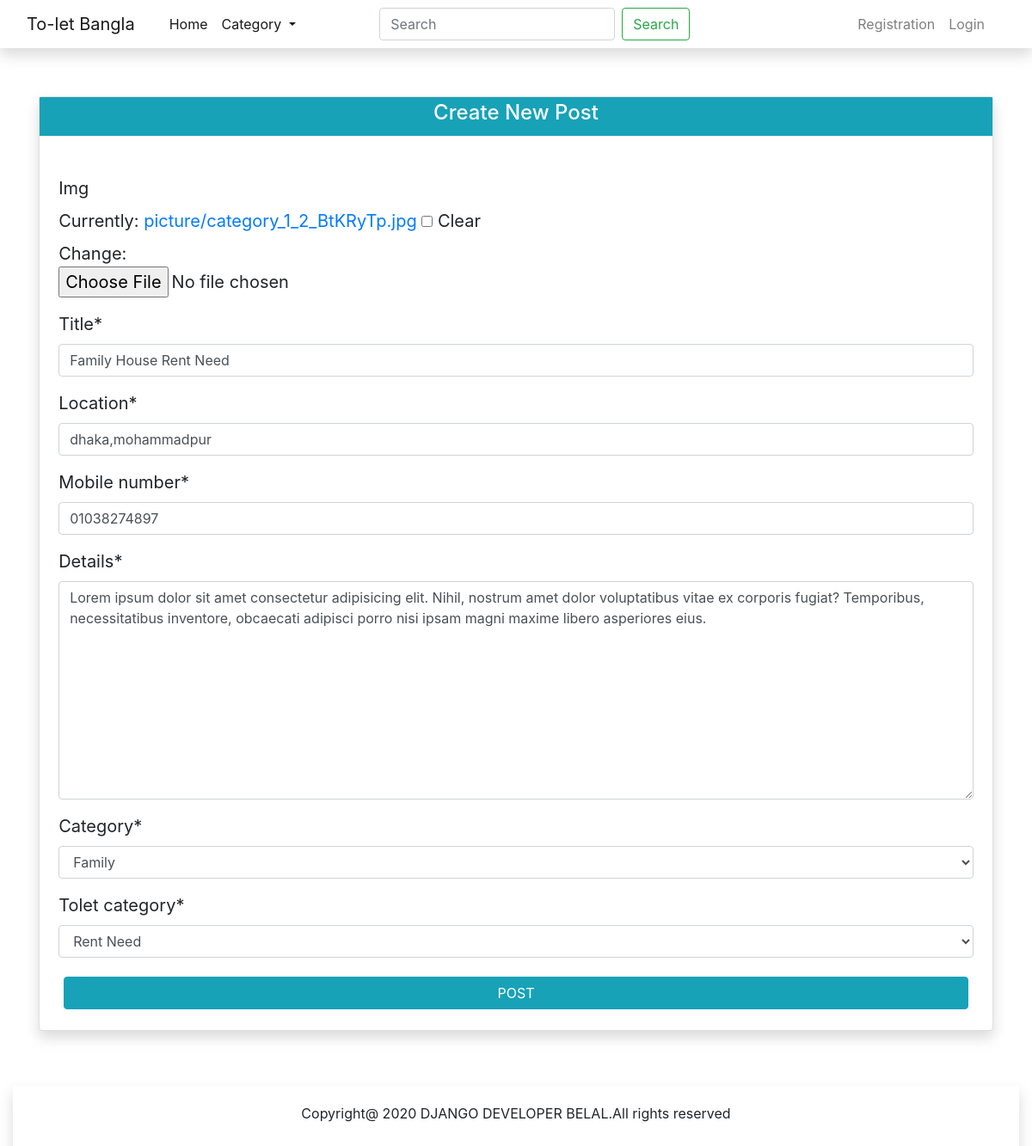
Screenshot of /userpost/7/update with the database file from the repository.
### biggaponbdapp/models.py (models this page shows, shortened)
class Userpost(models.Model):
    author =models.ForeignKey(User, on_delete=models.CASCADE)
    img = models.ImageField(blank=True, upload_to='picture', default='tolet.png')
    title = models.CharField(max_length=50)
    location = models.CharField(max_length=30)
    mobile_number = models.CharField(max_length=14)
    details = models.TextField()
    posted_date = models.DateTimeField(default=timezone.now)
    category =models.ForeignKey(Category, on_delete=models.CASCADE)
    tolet_category =models.ForeignKey(ToLetCategory, on_delete=models.CASCADE)

### biggaponbdapp/views.py (the view, shortened to what this page needs)
# urls.py: path('userpost/<int:pk>/update', PostUpdateView.as_view(), name='post-update'),
class PostUpdateView(UpdateView,LoginRequiredMixin,UserPassesTestMixin):
    model = Userpost
    fields =['img','title','location','mobile_number','details','category','tolet_category']
    template_name = 'create.html'
    def get_context_data(self, **kwargs):
        context =super().get_context_data(**kwargs)
        category =Category.objects.all()
        context['category'] = category
        return context

### biggaponbdapp/models.py (called while the page is built)
    def __str__(self):
        return self.category_name

    def __str__(self):
        return self.tolet_category_name

### biggaponbdapp/template/create.html (shortened to what this page needs)
{% extends 'base.html' %}
{% load crispy_forms_tags %}
{% block contain %}
    <div class="container py-5" style="margin-top: 2%;">
        <div class="card my-3 shadow">
            <h4 class="bg-info py-1" style=" height: 45px; text-align: center; color: white;">Create New Post</h4>
            <form class="my-3" method="POST" enctype="multipart/form-data">
                <div class="form" style="font-size: 20px; margin: 2%;">
                    {{ form|crispy }}
                </div>
               <button style="padding: 6px; width: 95%; text-align: center; margin: auto; display: block;" class="btn btn-info my-2">POST</button>
            </form>
        </div>
    </div>
{% endblock %}

### rows the page displays
Userpost: title "Family House Rent Need", location "dhaka,mohammadpur", mobile_number "01038274897", details "Lorem ipsum dolor sit amet consectetur adipisicing elit. Nihil, nostrum amet dolor voluptatibus vitae ex corporis fugiat? Temporibus, necessitatibus inventore, obcaecati adipisci porro nisi ipsam magni maxime libero asperiores eius.", category "Family", tolet_category "Rent Need"
